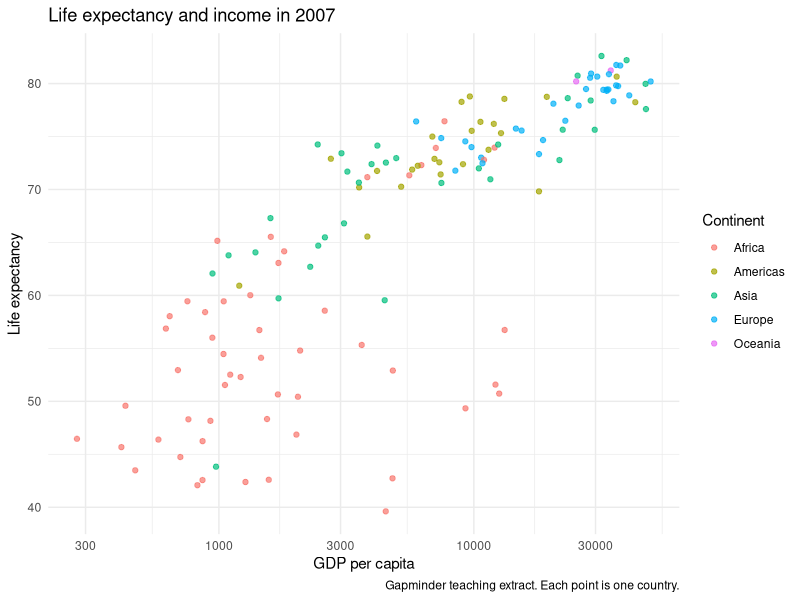
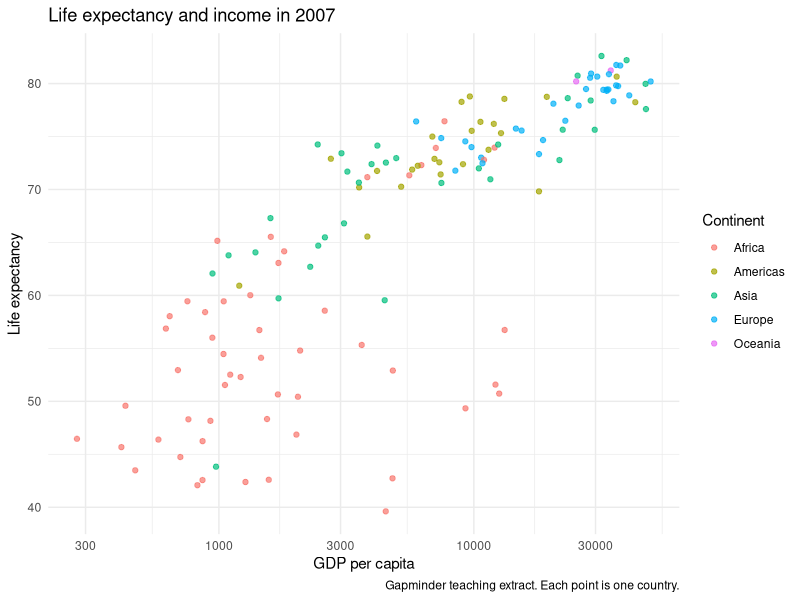

Generate these figures, in order, with R:
# Week 4: version control and collaboration in RStudio ==========================
# POLS 4130 | September 22 and 24, 2026
# First follow Week4_Git_Workshop.md, sections 0-1. Work in your initialized or cloned practice project.
# Use Run for R, the Git pane for ordinary version control, and Terminal for git commands.
# Each practice: predict, act, inspect, explain. Solutions are commented at end.
# Tuesday: sections 0-7. Thursday: sections 8-14. No Quarto prerequisite.
# Source runs the analysis and saves a plot. It performs no Git operations.

# 0. One-time setup and orientation --------------------------------------------
# Use Week4_Git_Workshop.md to prepare Git, identity, and GitHub sign-in.
# This file belongs in css-rstudio-practice beside its .Rproj file.
# 0A. Git setup: in RStudio's Terminal, run git --version. Complete installation
# if needed, then Tools > Global Options > Git/SVN should detect Git.
# 0B. In Terminal, configure your own name/email once (replace both examples):
# git config --global user.name "Your Name"
# git config --global user.email "you@example.com"
# git config --global init.defaultBranch main
# Verify with git config --get user.name and git config --get user.email.
# These are Terminal commands, not R code. Full commands: Week4_Git_Terminal.txt.
# G00A: Check your configured identity. Explain why it does not sign in to GitHub.
#
# 0C. Guide Path A: copy starter-project to your own new practice folder.
# File > New Project > Existing Directory opens it as an RStudio project.
# Tools > Project Options > Git/SVN > Git initializes its local repository.
# Run sections 1-2 below, then review, stage and Commit the baseline in Git.
# Create an EMPTY GitHub repository, add its URL as origin in Terminal, and use
# git push -u origin main for the first push. The guide supplies exact steps.
# G00B: Check History and GitHub. Explain what initialization, commit, and Push add.
# Guide Path B is the alternative: create a GitHub repo with README, then clone.
# Choose A or B for this analysis, so you do not create competing copies.
#
# 0D. Guide Path C: fork the course website on GitHub, then use RStudio's
# File > New Project > Version Control > Git to clone YOUR fork into a separate
# folder. In that project's Terminal, git remote -v should show your account.
# Personalize only the README heading, then Diff, stage, Commit, Push and check.
# G00C: Name the owner of origin. Did your Push change the instructor's repository?
# Return to this analysis project's .Rproj before continuing below.
# Never paste a token into this script. The R Console helper gitcreds::gitcreds_set()
# accepts it at an interactive prompt if your credential manager needs setup.
# Find the project name at the top right, the Files pane, and the Git tab.
# A repository holds project files and the Git history recorded by commits.
# Version control lets us compare and recover recorded versions. A commit
# records a project snapshot; unchanged files reuse existing stored content.
# The guide includes Pro Git diagrams for snapshots, staging, and branches.
# An .Rproj file gives RStudio its project context; it is not the Git history.
# G01: Explain what initializing adds to a folder, and what cloning supplies
# that downloading a ZIP does not. Use practice-notes.md for your short answers.
# CHECK: README.md is present, the Git tab is visible, and the branch is main.

# 1. Read the same historical data used in Week 3 -------------------------------
library(readr)
library(dplyr)
library(ggplot2)

gapminder <- read_csv("data/gapminder.csv", show_col_types = FALSE)

# EDIT HERE in section 3: change only 2007 to 1997, then rerun sections 1-2.
analysis_year <- 2007

# EDIT THESE LABELS on clarify-labels in section 9.
x_label <- "GDP per capita"
y_label <- "Life expectancy"

# 2. Run the baseline analysis -------------------------------------------------
year_data <- gapminder |>
  filter(year == analysis_year)

continent_summary <- year_data |>
  group_by(continent) |>
  summarise(
    countries = n(),
    mean_life_exp = mean(life_exp),
    .groups = "drop"
  )

nrow(year_data)
continent_summary

life_plot <- ggplot(
  year_data,
  aes(x = gdp_per_capita, y = life_exp, color = continent)
) +
  geom_point(alpha = 0.7) +
  scale_x_log10() +
  labs(
    title = paste("Life expectancy and income in", analysis_year),
    x = x_label,
    y = y_label,
    color = "Continent",
    caption = "Gapminder teaching extract. Each point is one country."
  ) +
  theme_minimal()

print(life_plot)

# G02: Which year does the plot use? How many countries and continent groups?
# CHECK: In 2007, nrow(year_data) is 142 and the summary has five rows.
# EXPLAIN: The log scale changes the spacing of x values, not the stored data.
# A continent mean here gives every country equal weight, not every person.
# If Path A already recorded the baseline, verify it in History and continue.
# Otherwise, before editing: Save. Review the starter files, tick Staged, Commit
# with message "Add baseline R analysis", then Push. See guide section 2.
# Include the .Rproj, .R script, README, .gitignore, data, and practice fixtures.

# 3. A focused revision: save, diff, stage, commit ------------------------------
# PREDICT: What should change if we study 1997 rather than 2007?
# ACT: Change analysis_year above from 2007 to 1997. Save the script.
# Rerun sections 1-2. The plot title and filtered data should both say 1997.
# In Git, select this .R file and click Diff. Find the removed and added lines.
# Tick Staged for this .R file. Inspect the staged diff, enter
# "Compare life expectancy in 1997", and click Commit.
# G03: Explain the difference between the code diff and the changed R results.
# CHECK: nrow(year_data) remains 142; every value in year_data$year is 1997.
# The 1997 Oceania mean is 78.19. A saved edit needs a commit to enter history.
# If you edit again after staging, inspect and stage that later edit too.
# Keep the year at 1997 for the rest of both meetings.

# 4. Read a useful history -----------------------------------------------------
# Open History from the Git pane's clock icon or Git menu.
# Select "Compare life expectancy in 1997" and this .R file.
# G04: Identify the before/after line and explain what the message adds.
# CHECK: History contains the baseline and the year-change commit.
# A clean Git pane means no listed file changes; commits may still need Push.
# Running R does not commit code or preserve Environment objects in Git.

# 5. Share and retrieve through RStudio ----------------------------------------
# Click Push in RStudio. Refresh your repository page on GitHub.
# Select main and open this .R file. Verify analysis_year <- 1997 and the commit.
# G05: Record the branch and message you actually see on GitHub.
# Now open README.md on GitHub, click the edit pencil, and add this final line:
# "Connection check: this line was added on GitHub."
# Commit the browser edit directly to main with message "Add connection check".
# Back in RStudio, first confirm the Git pane has no unfinished file changes.
# Inspect local README: the new line should not be there yet. Click Pull.
# CHECK: The line now appears locally. Pull brought a remote commit into main.
# If Push or Pull fails, read the message and use guide troubleshooting.

# 6. Recreated outputs and ignored local files ---------------------------------
# Run this section after sections 1-2. Look in RStudio's Files pane afterward.
dir.create("outputs", showWarnings = FALSE)
ggsave(
  "outputs/life-expectancy.png",
  plot = life_plot,
  width = 8, height = 5, dpi = 150
)

# G06: The PNG exists in Files. Why does it not appear in the Git pane?
# Open .gitignore and find outputs/. We track the code and shareable input.
# CHECK: The .R script and CSV are tracked; the regenerated PNG is ignored.
# .gitignore does not remove files already tracked or erase past commits.
# A collaborator regenerates this output by running the script.

# 7. Combined application and Tuesday handoff ----------------------------------
# G07: Update README's starting-year explanation to identify 1997 as the current
# analysis. Add one useful interpretation detail from your plot or data summary.
# Do not make a causal claim. Save, Diff, stage, Commit, Push, verify on GitHub.
# Record any remaining short answers in practice-notes.md, then commit and push
# those separately. Leave main clean. This prepares Thursday's starting point.
# CHECK: A reader can find the year, input, how to run, and the historical scope.

# 8. Thursday: begin from accepted work ----------------------------------------
# Reopen this same .Rproj. Confirm main in the Git branch dropdown.
# Complete and commit unfinished edits before continuing. Click Pull.
# Rerun sections 1-2 and 6. Confirm 1997 and 142 countries.
# G08: Explain why checking both the branch and the files matters.
# CHECK: Git lists no pending changes; the title says 1997.
# If Tuesday is incomplete, finish through section 7 first.

# 9. Propose better labels on a branch -----------------------------------------
# In Git, click New Branch (the branch icon beside the branch selector).
# Name it clarify-labels. Select remote origin in the dialog, then Create.
# Confirm clarify-labels in the branch dropdown before editing.
# Change x_label above to "GDP per capita (international dollars)".
# Change y_label above to "Life expectancy (years)".
# Rerun sections 1-2 and 6, Save, inspect Diff, stage this script, then Commit
# with "Clarify plot units" and Push the branch.
# G09: Explain which part of the research output changed and which stayed fixed.
# CHECK: Two labels change. The year stays 1997 and there are still 142 countries.
# Select main in the branch dropdown with a clean Git pane, inspect the older
# labels in the source, then return to clarify-labels. Rerun after switching.
# Branches change saved files, not the existing objects in the R Environment.
# If New Branch differs in your version, use the guide's browser fallback.

# 10. Review the proposal on GitHub --------------------------------------------
# On GitHub, open Compare & pull request (or Pull requests > New pull request).
# Confirm base main and compare clarify-labels.
# Title: "Clarify units in the life expectancy plot".
# Describe the change and check: "Reran the 1997 analysis with 142 countries."
# Create the pull request. Open Files changed with a partner.
# G10: Does the diff include only intended code? Are both labels accurate?
# The author may demonstrate the plot on screen. No file upload is needed.
# Record one reviewer observation in the PR description.
# If revision is needed, edit in RStudio on clarify-labels, rerun, save, stage,
# commit and Push. The same pull request updates automatically.
# CHECK: Only the intended label changes affect the analysis code.
# Your partner can give verbal feedback on your screen. You cannot approve your
# own PR; separate-account review requires repository access. Do not share logins.

# 11. Merge, pull, and verify the accepted analysis -----------------------------
# After review, the owner clicks Merge pull request and confirms on GitHub.
# In RStudio, ensure a clean Git pane, select main, and click Pull.
# Rerun sections 1-2 and 6. Inspect the actual source and the new plot.
# G11: Explain why the online merge alone did not update local main or R objects.
# CHECK: main now has both unit labels, year 1997, and 142 country observations.
# The merged PR is visible online. The branch name locally is main.

# 12. Interpret a conflict (text simulation) ------------------------------------
# Open conflict-practice.txt in RStudio. Do not Source that file.
# G12: The accepted question uses 1997. Replace the entire marker block with:
# analysis_year <- 1997
# Keep the explanation that this is a simulation. Save, review, commit and push.
# CHECK: No marker lines remain in the fixture. Explain your year choice.
# Typed markers do not make Git report an unresolved merge. In a real conflict,
# Git names an unresolved file. Agree on the content, edit out markers, Save,
# stage the resolved file, finish the merge commit, rerun, then Push.
# Ask the instructor for help if a real Pull conflict appears.

# 13. Recover with a visible explanation ---------------------------------------
# Use only the harmless README practice below, starting from clean main.
# A. Add "Temporary recovery note" at the end of README, Save, and inspect Diff.
# Select only README in Git and choose Revert. Confirm only after checking the
# dialog names the intended file. CHECK: The uncommitted note disappears.
# B. Add "Practice year: 2097" to README, Save, stage, and Commit with
# "Add demonstration typo". History now records that mistake.
# Correct the line to "Practice year: 1997", Save, stage, and Commit with
# "Correct demonstration year to 1997". Push.
# G13: Find both commits in History and explain the difference between A and B.
# CHECK: README ends with 1997 and both recorded commits remain in history.
# RStudio's Revert discards selected uncommitted edits. Our committed mistake
# is repaired by a new ordinary commit. We do not rewrite shared history.

# 14. Handoff and independent practice -----------------------------------------
# G14: Ask a partner to locate the question, selected year, data source, run
# instructions, and accepted labels. Rerun the project together in RStudio.
# Add one next task and a concrete success check to practice-notes.md.
# Save, review, commit, Push, and verify main on GitHub.
# CHECK: Another person can explain the project and reproduce its current plot.
# A successful Git operation does not establish a valid analysis.

# 15. Commented solutions and interpretation -----------------------------------
# G00A: Git identity labels commits. GitHub authentication authorizes network access.
# G00B: Initialize creates .git locally; Commit records a snapshot; Push shares
#       recorded commits with an existing connected remote repository.
# G00C: origin should name your account's fork. Push updates that fork.
# G01: Initialize adds Git metadata to an existing folder. Clone obtains files,
#      Git history, and origin from a remote. A ZIP download supplies files.
# G02: Baseline year 2007; 142 countries; five continent groups.
# G03: analysis_year <- 1997. The data and plot change only after rerunning.
#       Still 142 rows; Oceania mean_life_exp = 78.19 in 1997.
# G04: The diff shows the line change; the message explains its purpose.
# G05: Verify main and "Compare life expectancy in 1997" after Push; after the
#       browser edit and Pull, the connection-check line is local too.
# G06: outputs/ matches .gitignore. This lab recreates plots from code and data.
# G07: Say the current comparison uses historical 1997 data and that the plot
#       shows an association. Include the .Rproj/script/data run instructions.
# G08: main is our accepted line of work; Pull brings in online changes.
# G09: x_label <- "GDP per capita (international dollars)"
#       y_label <- "Life expectancy (years)"
#       The proposed labels name units without changing any observations.
# G10: Check labels, scope of diff, and successful rerun; respond to feedback.
# G11: Browser Merge changes online main. Pull updates local main; rerun updates
#       the Environment and plot. All three checks are necessary.
# G12: analysis_year <- 1997 matches the agreed question. Remove all markers.
# G13: Revert discards an uncommitted edit. The correction commit preserves the
#       earlier mistake as well as its explanation and repair.
# G14: Example next task: compare 1997 and 2007. Success check: two clearly
#       labeled plots, 142 countries in each, with no causal interpretation.
# Sources and screenshot credits are in Week4_Git_Workshop.md and README.md.
